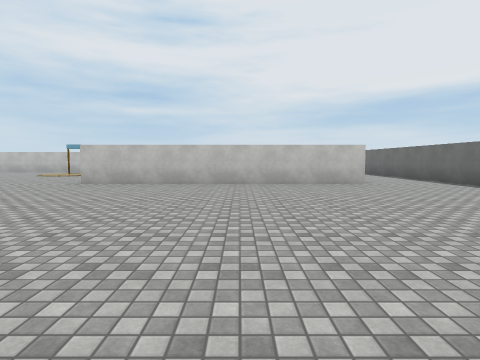
View 1 (above)

22 first-person views from a walk through a Unity game level. The camera is 1.4 m above the floor, tilts 4° down and sees 80° across. The floor is counted in squares, 2 m on a side. Each view is taken from the middle of a square. On the plan, view 1 faces up. The plan holds only what a view shows up to about 10 squares ahead; the rest is blank. The place goes on beyond the plan. Surface patterns are stand-ins for the level's own textures.

View 2
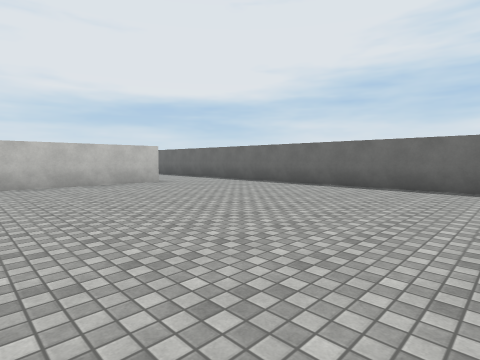

View 3
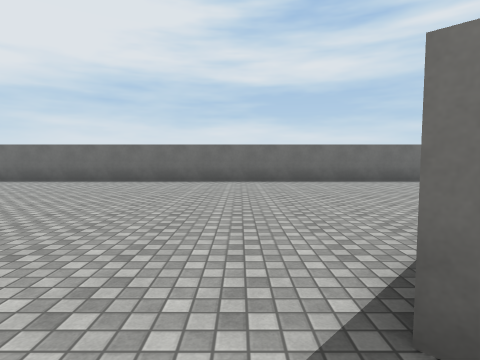

View 4
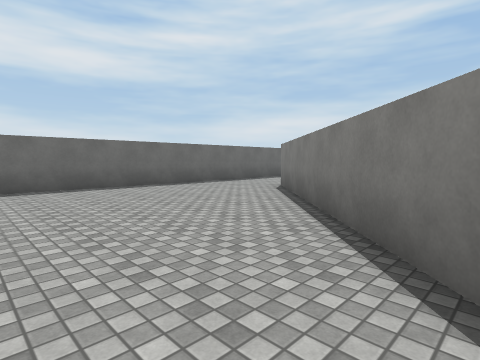

View 5
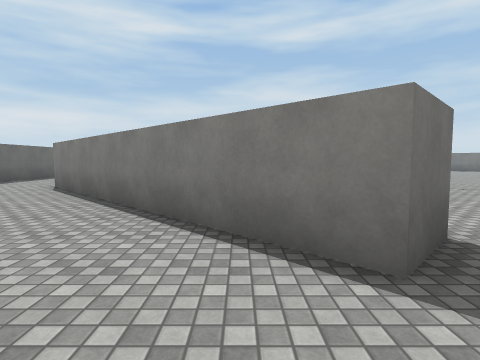

View 6
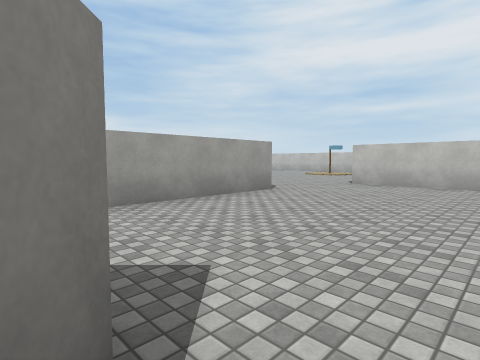

View 7
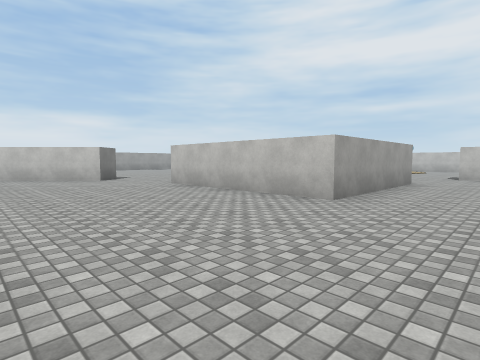

View 8
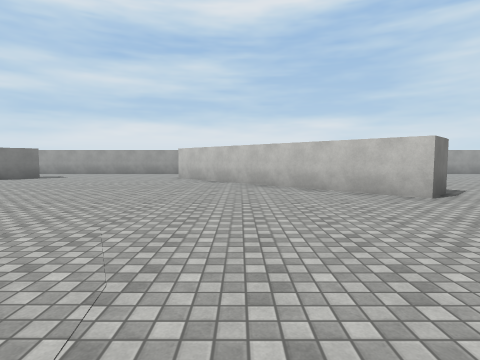

View 9
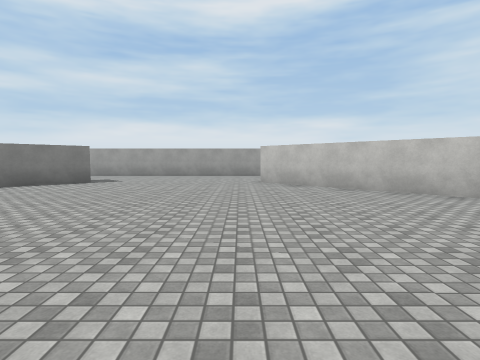

View 10
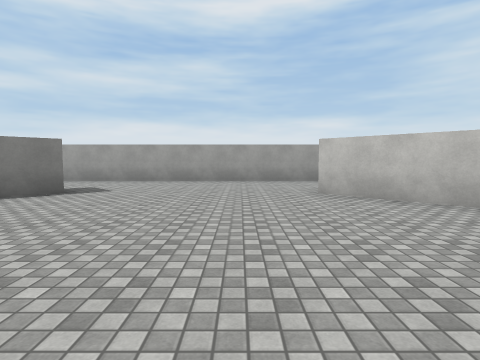

View 11
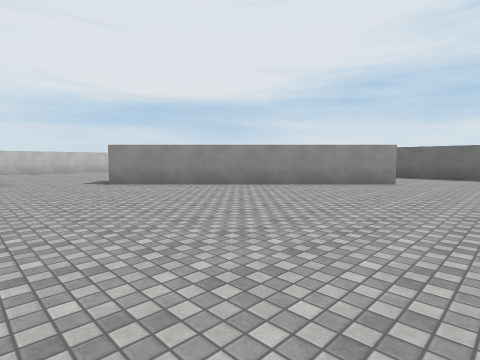

View 12
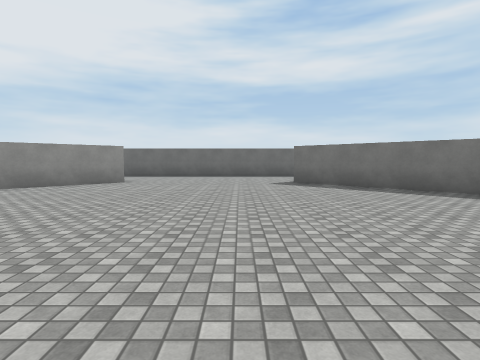

View 13
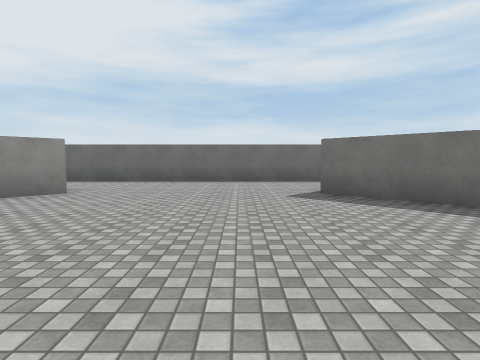

View 14
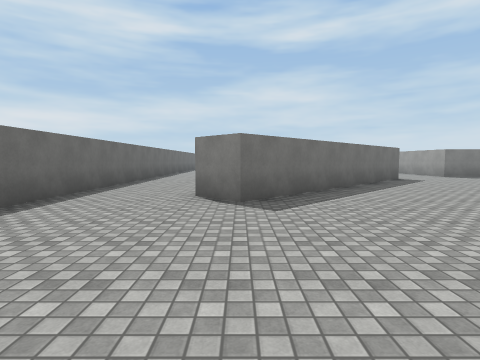

View 15
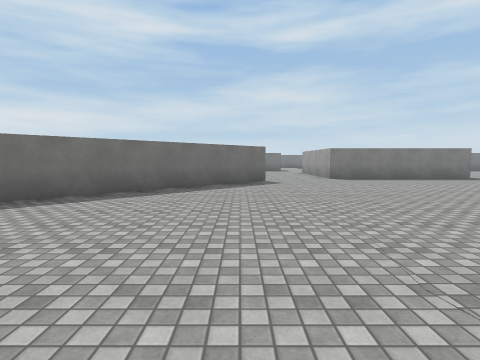

View 16
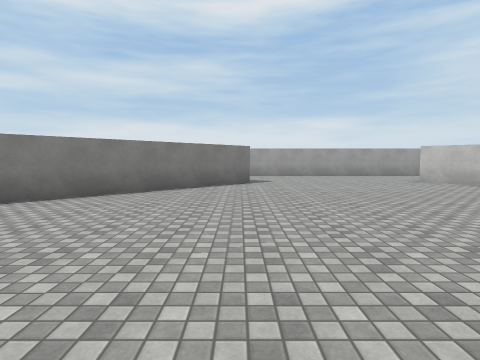

View 17
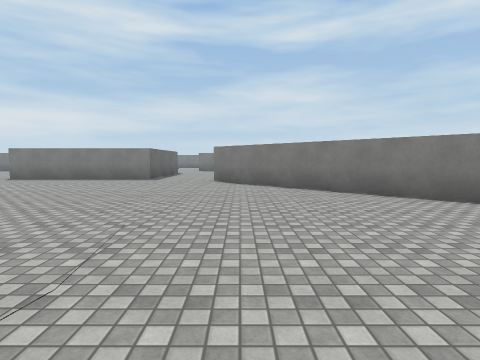

View 18
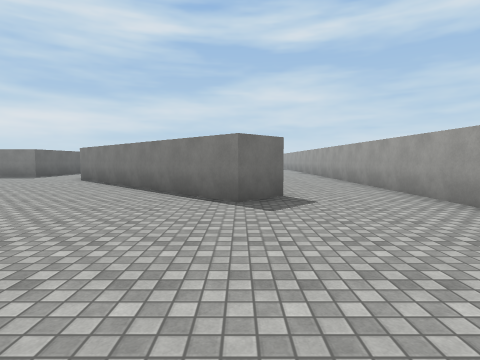

View 19
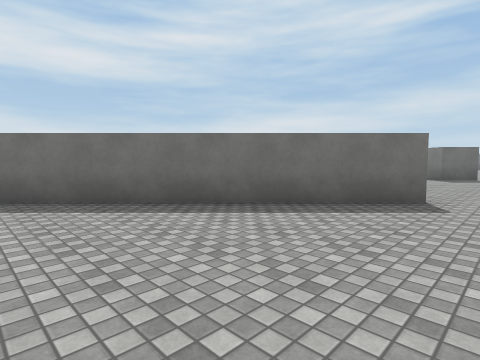

View 20
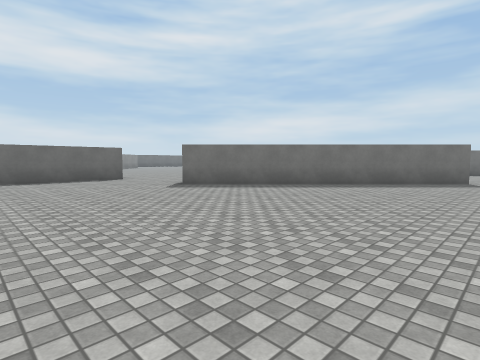

View 21
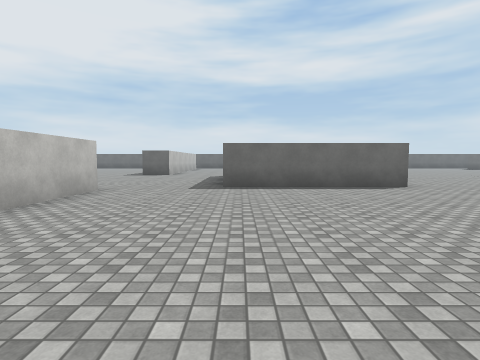

View 22
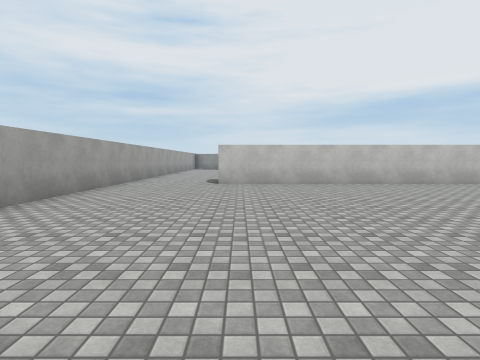

### Floor plan
Points are (right, up) in squares from view 1. A wall is a line through its corners. A room is listed if a view was taken in it or the views show most of it. See-through windows are left out.
Room 1 (views 1, 2, 3, 4, 5, 6)
walls: (-2.9, -0.5) (-2, 0.4) (3.8, -5.5); (3.8, 8.3) (-4.6, 8.3); (-5.3, 4.5) (-5.3, 0.7); (6.5, -7.5) (6.5, 7.6)
ways out: opening at (-4, 0.7) to room 2; opening at (5, -6.3) to room 2; opening at (-5, 6.5); opening at (5, 8.7)
Room 2 (views 7, 8, 9, 10, 11, 12, 13, 14, 15, 16, 17, 18)
walls: (-0.8, -15.5) (3, -11.7) (3.9, -12.6); (-13.1, -0.5) (-19, -6.4); (-5.3, 0.7) (-10.6, 0.7); (3.1, -6.4) (-2.9, -0.5); (-19.9, -12.6) (-19, -11.7) (-15.1, -15.6); (-22.5, -7.6) (-22.5, -15.5); (6.5, -15.5) (6.5, -7.5)
ways out: opening at (-4, 0.7) to room 1; opening at (5, -6.3) to room 1; opening at (-21, -6.7) to room 3; opening at (-12, 0.3) to room 3
Room 3 (views 19, 20, 21, 22)
walls: (-10.6, 0.7) (-10.6, 5.5); (-22.5, 7.5) (-22.5, 4.1); (-19.9, -5.5) (-14, 0.4) (-13.1, -0.5); (-11.2, 8.3) (-19.6, 8.3); (-22.5, -5.4) (-22.5, -7.6)
ways out: opening at (-21, -6.7) to room 2; opening at (-12, 0.3) to room 2; opening at (-21, 8.3); opening at (-10.3, 7)

Positions as (right, up) in squares from view 1, and headings:
1: (0, 0), facing up
2: (-1, 0), facing up-right
3: (-3, 1), facing right
4: (-1, 1), facing down-right
5: (-1, 2), facing down
6: (-1, 0), facing up-left
7: (-3, -4), facing up-left
8: (-8, -4), facing left
9: (-10, -7), facing left
10: (-13, -8), facing left
11: (-6, -9), facing up-right
12: (-6, -10), facing right
13: (-3, -10), facing right
14: (3, -7), facing down
15: (-2, -8), facing down
16: (-10, -12), facing left
17: (-14, -8), facing down
18: (-19, -7), facing down
19: (-21, 0), facing down-right
20: (-21, 5), facing down-right
21: (-18, 5), facing right
22: (-19, 0), facing up
